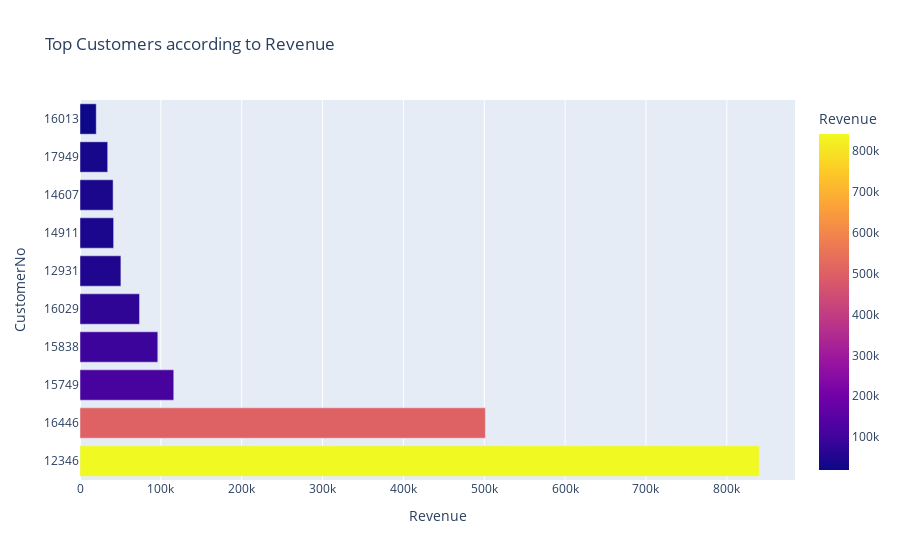

Notebook source saved alongside this figure:
### Code cell
# Grouping CustomerNo with Revenue
top_customer_by_revenue = df_cancel.groupby(['CustomerNo'])['Revenue'].sum().reset_index()
top_customer_by_revenue = top_customer_by_revenue.sort_values(by=['Revenue'], ascending = False)

# Horizontal bar plot for top customers by quantity
fig_customer_revenue = px.bar(top_customer_by_revenue.head(10), x="Revenue", y="CustomerNo", color="Revenue", orientation='h', title="Top Customers according to Revenue")
fig_customer_revenue.update_xaxes(title="Revenue")
fig_customer_revenue.update_yaxes(title="CustomerNo", type = 'category')
fig_customer_revenue.show()

### Figure 1 — Plotly figure (JSON) as saved in the notebook; plotly's stock layout.template omitted (floating-point values rounded to 4 significant figures)
{"data": [{"alignmentgroup": "True", "hovertemplate": "Revenue=%{marker.color}<br>CustomerNo=%{y}<extra></extra>", "legendgroup": "", "marker": {"color": [840100.0, 501400.0, 116000.0, 96220.0, 73640.0, 50580.0, 41600.0, 40960.0, 34260.0, 20110.0], "coloraxis": "coloraxis", "pattern": {"shape": ""}}, "name": "", "offsetgroup": "", "orientation": "h", "showlegend": false, "textposition": "auto", "type": "bar", "x": [840100.0, 501400.0, 116000.0, 96220.0, 73640.0, 50580.0, 41600.0, 40960.0, 34260.0, 20110.0], "xaxis": "x", "y": [12346, 16446, 15749, 15838, 16029, 12931, 14911, 14607, 17949, 16013], "yaxis": "y"}], "layout": {"barmode": "relative", "coloraxis": {"colorbar": {"title": {"text": "Revenue"}}, "colorscale": [[0, "#0d0887"], [0.1111, "#46039f"], [0.2222, "#7201a8"], [0.3333, "#9c179e"], [0.4444, "#bd3786"], [0.5556, "#d8576b"], [0.6667, "#ed7953"], [0.7778, "#fb9f3a"], [0.8889, "#fdca26"], [1, "#f0f921"]]}, "legend": {"tracegroupgap": 0}, "title": {"text": "Top Customers according to Revenue"}, "xaxis": {"anchor": "y", "domain": [0, 1], "title": {"text": "Revenue"}}, "yaxis": {"anchor": "x", "domain": [0, 1], "title": {"text": "CustomerNo"}, "type": "category"}}}
